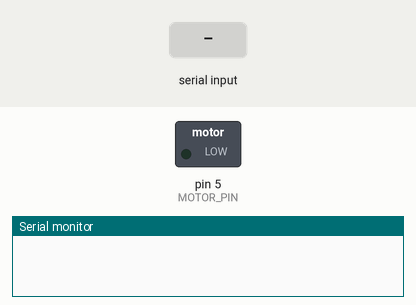
The sketch below on a simulated Arduino Uno, built with avr-gcc and run on an emulated ATmega328P. Shown: switched loads named in the sketch (green lamp = pin HIGH), the last lines printed to the serial monitor. The test bench sets the inputs (shaded band).

Above: at 1.2 s.
1.3 s: "90,45\n" received over Serial
At 1.8 s:
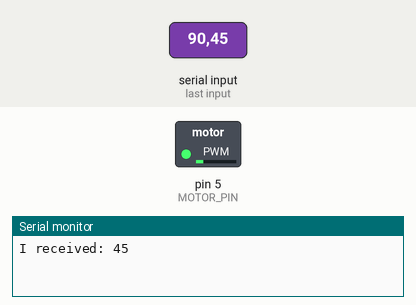
2.8 s: "30,150\n" received over Serial
At 4.0 s:
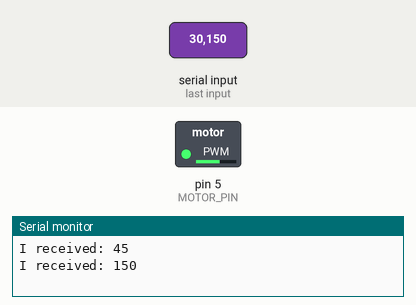
4.3 s: "90\n" received over Serial
At 5.2 s:
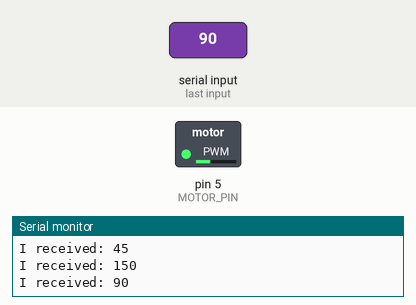
5.8 s: "200\n" received over Serial
At 6.4 s:
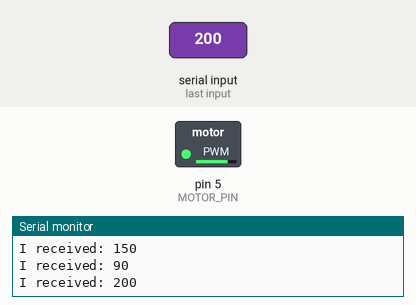
Timing chart, 0 to 8.3 s (numbered marks = the images above; inputs shaded):
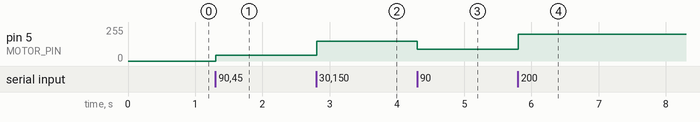

Measured:
- after the input at 1.3 s, pin 5 (MOTOR_PIN): 0/255 → 45/255 at once
- after the input at 2.8 s, pin 5 (MOTOR_PIN): 45/255 → 150/255 at once
- after the input at 4.3 s, pin 5 (MOTOR_PIN): 150/255 → 90/255 at once
- after the input at 5.8 s, pin 5 (MOTOR_PIN): 90/255 → 200/255 at once

The sketch:

TestMotor.ino
```cpp
// (licence header left out)
#define MOTOR_PIN 5

int incomingByte = 0;
void setup() {
  Serial.begin(9600);
  initMotor();
}

void loop() {
  // send data only when you receive data:
  if (Serial.available() > 0) {
    incomingByte = Serial.parseInt();
    if (Serial.read() == '\n') {
      // say what you got:
      Serial.print("I received: ");
      Serial.println(incomingByte, DEC);
      driveMotor();
    }
  }
}

void initMotor() {
  pinMode(MOTOR_PIN, OUTPUT);
}

void driveMotor() {
  analogWrite(MOTOR_PIN, incomingByte);
}
```
